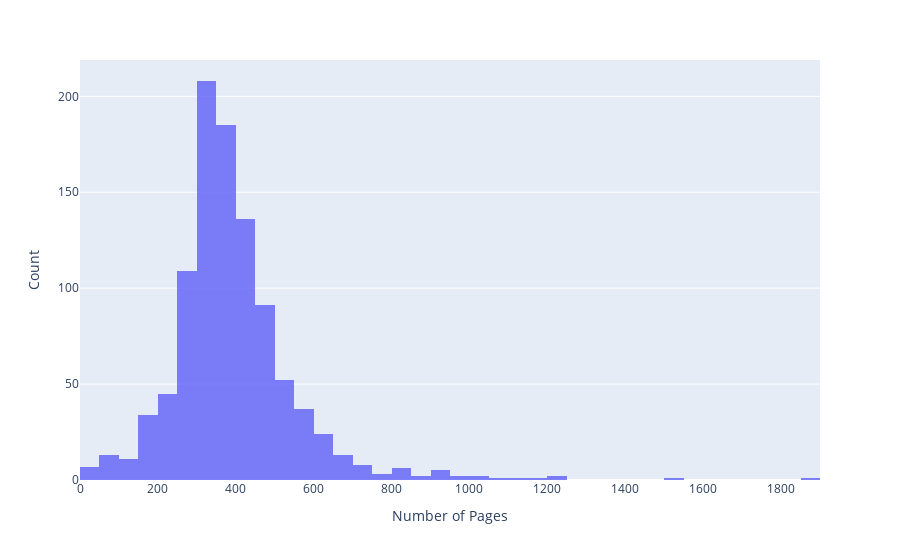

The cell this chart's notebook holds for it:
### Markdown cell above
We can see that the majority of the books have received a rating between 4.03 and 4.07. We can see that the average ratings follow a normal distribution.

### Code cell
# histogram for number of pages

fig = px.histogram(books, x="pages",opacity=0.8, color_discrete_sequence=['#6060f7'])
fig.update_layout(xaxis_title_text='Number of Pages',
                  yaxis_title_text='Count')
fig.update_xaxes(nticks=15)
fig.show()

### Figure 1 — Plotly figure (JSON) as saved in the notebook; plotly's stock layout.template omitted (floating-point values rounded to 4 significant figures; data arrays with more than 128 entries replaced by an {"elided": "..."} marker saying what was removed)
{"data": [{"alignmentgroup": "True", "bingroup": "x", "hovertemplate": "pages=%{x}<br>count=%{y}<extra></extra>", "legendgroup": "", "marker": {"color": "#6060f7", "opacity": 0.8}, "name": "", "offsetgroup": "", "orientation": "v", "showlegend": false, "type": "histogram", "x": {"elided": "1000 float values"}, "xaxis": "x", "yaxis": "y"}], "layout": {"barmode": "relative", "legend": {"tracegroupgap": 0}, "margin": {"t": 60}, "xaxis": {"anchor": "y", "domain": [0, 1], "nticks": 15, "title": {"text": "Number of Pages"}}, "yaxis": {"anchor": "x", "domain": [0, 1], "title": {"text": "Count"}}}}
